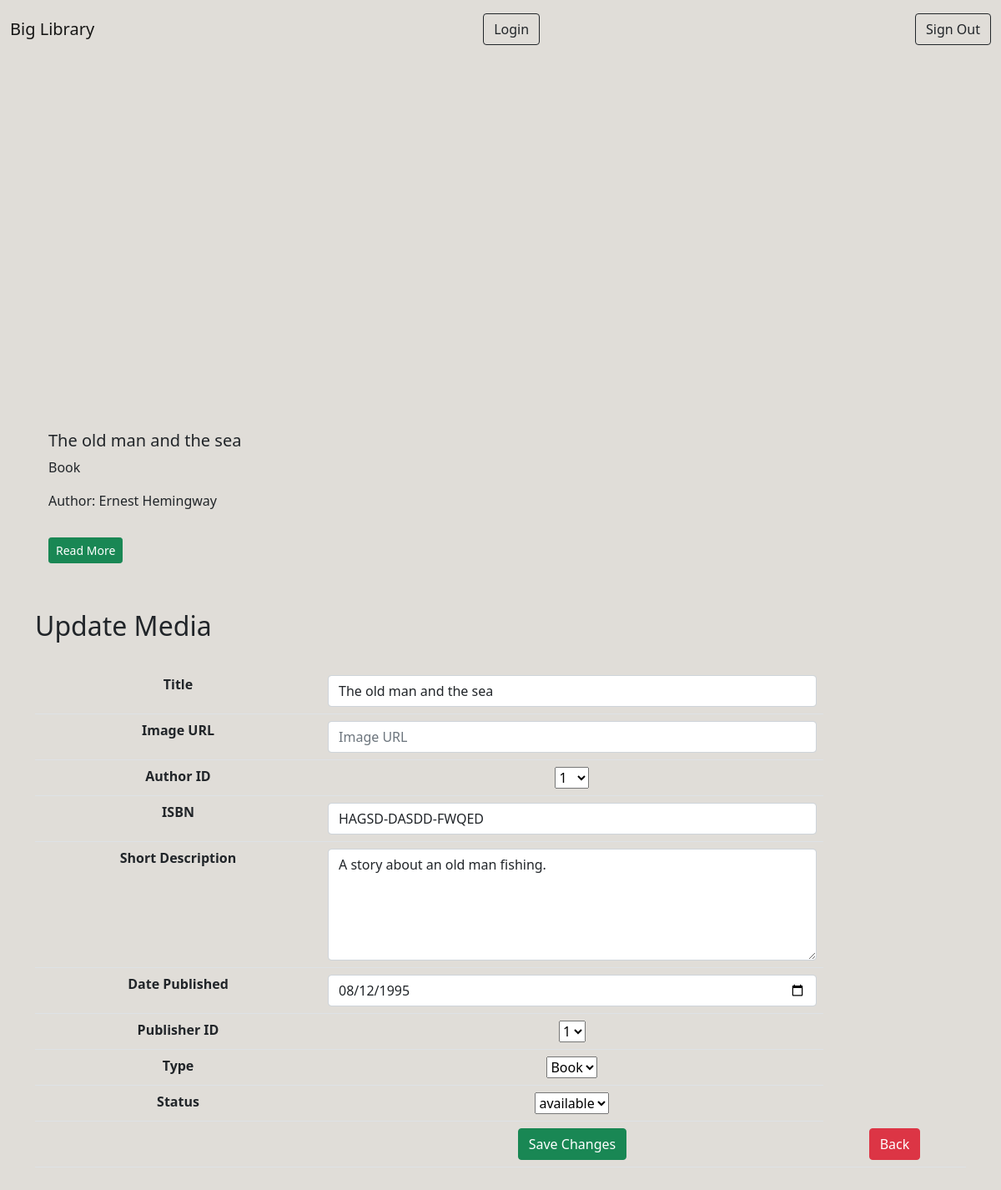
The page /update.php?id=72 on the database its author committed.
### tables this page shows
CREATE TABLE `media` (
  `id` int(11) NOT NULL,
  `image` varchar(255) NOT NULL,
  `author_id` int(11) NOT NULL,
  `ISBN` varchar(20) NOT NULL,
  `short_desc` text NOT NULL,
  `publish_date` date NOT NULL,
  `publisher_id` int(11) NOT NULL,
  `type` enum('Book','CD','DVD') NOT NULL,
  `status` enum('available','reserved') NOT NULL,
  `title` varchar(50) NOT NULL
);

CREATE TABLE `author` (
  `author_id` int(11) NOT NULL,
  `first_name` varchar(25) NOT NULL,
  `last_name` varchar(25) NOT NULL
);

CREATE TABLE `publisher` (
  `publisher_id` int(11) NOT NULL,
  `name` varchar(25) NOT NULL,
  `address` varchar(40) NOT NULL
);

### actions/a_select.php (called while the page is built, shortened)
<?php
if ($_GET['id']) {
    $id = $_GET['id'];
    $query = "SELECT * FROM media LEFT JOIN author ON media.author_id = author.author_id LEFT JOIN publisher ON media.publisher_id = publisher.publisher_id WHERE media.id = {$id}";
    $result = mysqli_query($connect, $query);
    if ($result->num_rows == 1) {
        $data = $result->fetch_assoc();
        if(strlen($data['image']) < 18)
            {
                $imagename = $data['image'];
                $image = 'pictures/'.$data['image'];
                } else {
                $image = $data['image'];
            }
        $author_id = $data["author_id"];
        $isbn = $data["ISBN"];
        $short_desc = $data["short_desc"];
        $publish_date = $data["publish_date"];
        $publisher_id = $data["publisher_id"];
        $status = $data["status"];
    } else {
        header("location: error.php");
    }
} else {
    header("location: error.php");
}

### update.php (the view, shortened to what this page needs)
<?php
include_once 'actions/db_connect.php';
include_once 'actions/view.php';
include_once 'actions/a_select.php';
include_once 'components/boot.php';
include_once 'components/navigation.php';
?>
<!DOCTYPE html>
<html lang="en">
<head>
    <link rel="stylesheet" href="style.css">
</head>
<body>
    <div class="container">
        <div class="row justify-content-evenly py-5">
            <div class="mt-3 mb-3">
                <?php echo viewMedia($image, $data['title'], $data['type'], $data['first_name'] . ' ' . $data['last_name'], $data['id'], $author_id); ?>
                <fieldset>
                    <legend class='h2 py-4'>Update Media</legend>
                    <form action="actions/a_update.php" method="post" enctype="multipart/form-data">
                        <table class='table'>
                            <tr>
                                <th>Title</th>
                                <td><input class='form-control' type="text" name="title" placeholder="Media title" value="<?php echo $title ?>" /></td>
                            </tr>
                            <tr>
                                <th>Image URL</th>
                                <td><input class='form-control' type="text" name="imagelink" placeholder="Image URL" /></td>
                            </tr>
                            <tr>
                                <th>Author ID</th>
                                <td><select id="authors" name="author_id" value="<?php echo $author_id ?>">
                                        <option value="1">1</option>
                                    </select>
                                </td>
                            </tr>
                            <tr>
                                <th>ISBN</th>
                                <td><input class='form-control' type="text" name="ISBN" placeholder="ISBN-Number" value="<?php echo $isbn ?>" /></td>
                            </tr>
                            <tr>
                                <th>Short Description</th>
                                <td><textarea class='form-control' type="text" name="short_desc" placeholder="Short description, max. 255 characters" rows="5"><?php echo $short_desc ?></textarea></td>
                            </tr>
                            <tr>
                                <th>Date Published</th>
                                <td><input class='form-control' type="date" name="publish_date" value="<?php echo $publish_date ?>" /></td>
                            </tr>
                            <tr>
                                <th>Publisher ID</th>
                                <td><select id="publisher" name="publisher_id" value="<?php echo $publisher_id ?>">
                                        <option value="1">1</option>
                                    </select>
                                </td>
                            </tr>
                            <tr>
                                <th>Type</th>
                                <td><select id="type" name="type" value="<?php echo $type ?>">
                                        <option value="Book">Book</option>
                                    </select>
                                </td>
                            </tr>
                            <th>Status</th>
                            <td><select id="status" name="status" value="<?php echo $status ?>">
                                    <option value="available">available</option>
                                </select>
                            </td>
                            <tr>
                                <th></th>
                                <td><button class="btn btn-success" type="submit">Save Changes</button></td>
                                <td><a href="admin.php" class="btn btn-danger">Back</a></td>
                            </tr>
                        </table>
                    </form>
                </fieldset>
            </div>
        </div>
    </div>
</body>
</html>

### actions/view.php (shortened to what this page needs)
<?php
function viewMedia($img, $title, $type, $author, $id)
    {
    return "<div class=\"col-6 col-md-4 col-lg-3 my-3\">
        <div class=\"card\bg-transparent\h-100\">
            <div style='background-image: url(".$img."); background-repeat: no-repeat; background-size: contain; height: 350px; background-position: center;'>
            </div>
            <div class=\"card-body\">
                <h5 class=\"card-title\">".$title."</h5>
                <p class=\"card-text\">".$type."</p>
                <p class=\"card-text\">Author: ".$author."</p>
            </div>
            <div class=\"card-body\">
                <a href='details.php?id=".$id."' class='btn btn-success btn-sm'>Read More</a>
            </div>
        </div>
    </div>";
    }

### style.css (style rules this page uses)
* { margin: 0; padding: 0; }
body { background: rgb(224, 221, 216); }
tr { text-align: center; }

### rows shown on the page
media: title "The old man and the sea", type "Book", author_id "1", ISBN "HAGSD-DASDD-FWQED", short_desc "A story about an old man fishing.", publish_date "08/12/1995", publisher_id "1", status "available"

### other values the page prints
$author "Ernest Hemingway"
